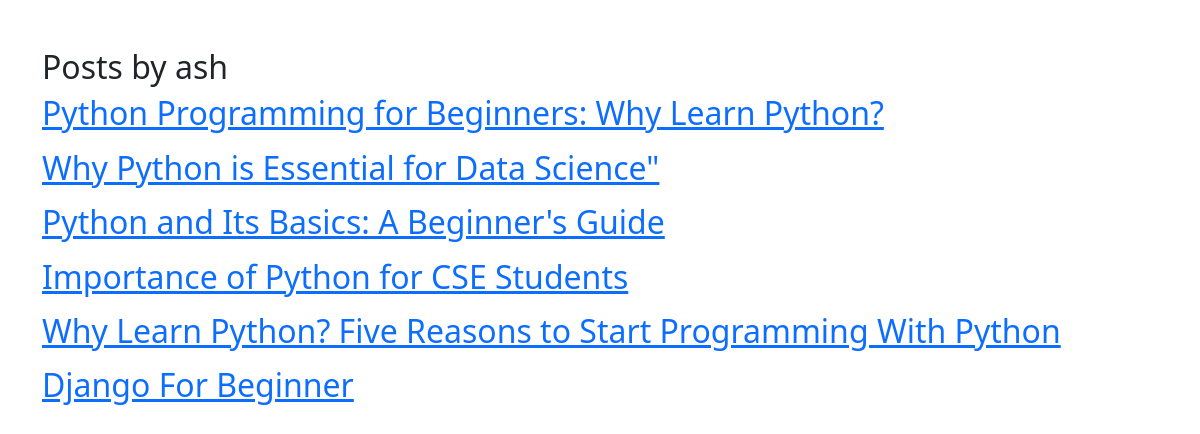
Screenshot of /ash/ with the database file from the repository.
### Blog/models.py (models this page shows, shortened)
class Post(models.Model):
    class Status(models.TextChoices):
        DRAFT = "DF", "Draft"
        PUBLISHED = "PB", "Published"
    title = models.CharField(max_length=250)
    slug = models.SlugField(
        max_length=250,
        unique_for_date='publish'
    )
    author = models.ForeignKey(
        User,
        on_delete=models.CASCADE,
        related_name="blog_posts"
    )
    body = models.TextField()
    publish = models.DateTimeField(default=timezone.now)
    created = models.DateTimeField(auto_now_add=True)
    updated = models.DateTimeField(auto_now=True)
    status = models.CharField(
        max_length=2,
        choices=Status.choices,
        default=Status.DRAFT
    )
    objects = models.Manager()
    published = PublishedManager()
    class Meta:
        ordering = ['-publish']  # Oldest to Newest.

### Blog/views.py (the view)
# urls.py: path('<str:username>/', UserPostListView.as_view(), name='user_posts'),
class UserPostListView(ListView):
    model = Post
    template_name = '../templates/blog/user_posts.html'
    context_object_name = 'posts'
    def get_queryset(self):
        username = self.kwargs.get('username')
        user = get_object_or_404(User, username=username)
        return Post.objects.filter(author=user)

### templates/blog/user_posts.html (shortened to what this page needs)
{% extends "blog/base.html" %}
{% block content %}
    <h2>Posts by {{ view.kwargs.username }}</h2>
    {% for post in posts %}
    <article class="media content-section">
        <div class="media-body">
            <div class="article-metadata">
                <h2><a class="article-title" href="{% url 'detail' post.pk %}">{{ post.title }}</a></h2>
            </div>
        </div>
    </article>
    {% endfor %}
{% endblock  %}

### rows the page displays
Post: title "Python Programming for Beginners: Why Learn Python?"
Post: title "Why Python is Essential for Data Science\""
Post: title "Python and Its Basics: A Beginner's Guide"
Post: title "Importance of Python for CSE Students"
Post: title "Why Learn Python? Five Reasons to Start Programming With Python"
Post: title "Django For Beginner"

### other values shown
{{ view.kwargs.username }} "ash"
